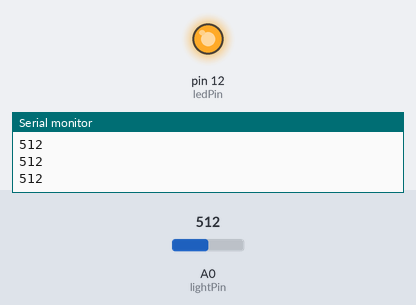
Simulated run of this sketch. Board: Arduino Uno, built with avr-gcc and run on an emulated ATmega328P. Parts: output pins drawn as LEDs (lit = HIGH), the last lines printed to the serial monitor. The inputs (shaded band) are chosen by the test bench; at power-on: A0 (lightPin) = 512.

Above: at 1.2 s.
1.3 s: A0 (lightPin) set to 500
At 2.5 s:
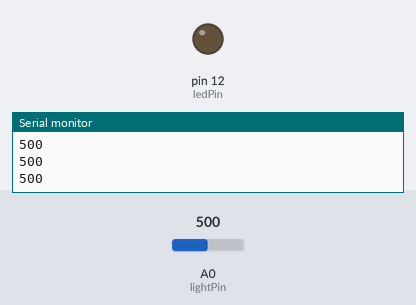
2.8 s: A0 (lightPin) set to 716
At 3.9 s:
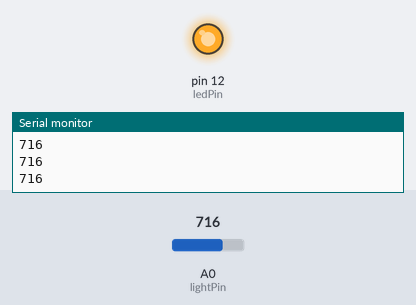
4.3 s: A0 (lightPin) set to 511
At 5.0 s:
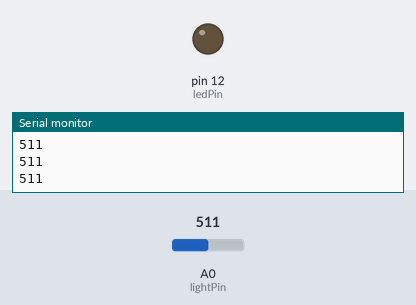
Timing chart, 0 to 7.3 s (numbered marks = the images above; inputs shaded):
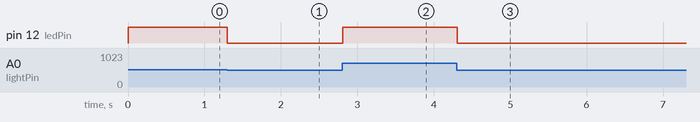

The sketch:

LDR.ino
```cpp
/*
  "GizDuino Starter kit"

  LDR Sample code

  STEP 1: Construct the circuit of GizDuino LDR.
  STEP 2: Connect the USB Cable to your computer.
  STEP 3: Open the Arduino IDE.
  STEP 4: Open the LDR Sample code from GizDuino Starter kit code.
  STEP 5: Then, click Upload.

  This sample codes shows you how sensitive the LDR using it
  like a switch. If you cover the LDR or put it in the dark
  the LED should turn on. (like a dark sensor)

*/


int lightPin = 0;  //define a pin for Photo resistor
int ledPin=12;     //define a pin for LED
// the setting up of pins.
void setup()
{
    Serial.begin(9600);  //Begin serial communcation
    pinMode( ledPin, OUTPUT );  // initialize the digital pin as an output.
}
// the loop is where your program runs repeatedly.
void loop()
{
    Serial.println(analogRead(lightPin)); //Write the value of the photoresistor to the serial monitor.
    analogWrite(ledPin, analogRead(lightPin)/4);  //send the value to the ledPin. Depends the value of resistor
                                                //you have  to divide the value. for example,
                                                //with a 10k resistor divide the value by 2, for 100k resistor divide by 4.
   delay(10); //short delay for faster response to light.
}
```

Measured:
- the behaviour switches between 512 and 511 on A0 (lightPin) (found by bisection; images 0 and 1)
- after the input at 1.3 s, pin 12 (ledPin): HIGH → LOW at once
- after the input at 2.8 s, pin 12 (ledPin): LOW → HIGH at once
- after the input at 4.3 s, pin 12 (ledPin): HIGH → LOW at once
